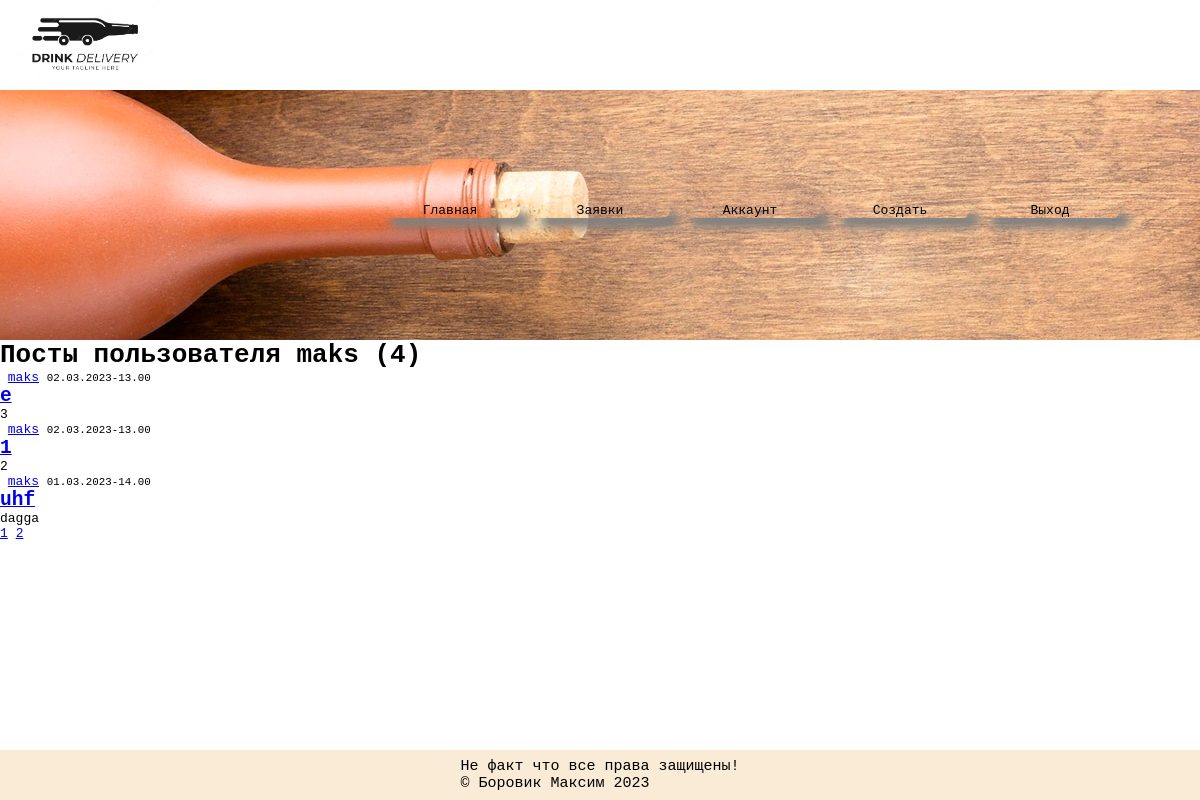
/user/maks (signed in), run on the app's committed database.
### basa/models.py (models this page shows, shortened)
class User(db.Model, UserMixin):
    __tablename__ = "users"
    id = db.Column(db.Integer, primary_key=True)
    username = db.Column(db.String(20), unique=True, nullable=False)
    email = db.Column(db.String(120), unique=True, nullable=False)
    image_file = db.Column(db.String(20), nullable=False, default='default.jpg')
    password = db.Column(db.String(60), nullable=False)
    last_seen = db.Column(db.DateTime)
    orders = db.relationship('Order', backref='author', lazy=True)

class Order(db.Model, UserMixin):
    __tablename__ = "orders"
    id = db.Column(db.Integer, primary_key=True)
    title = db.Column(db.String(200), unique=True, nullable=False)
    date_posted = db.Column(db.DateTime, nullable=False, default=datetime.now)
    content = db.Column(db.Text(), nullable=False)
    image_post = db.Column(db.String(120), nullable=False, default='default.jpg')
    user_id = db.Column(db.Integer, db.ForeignKey('users.id'), nullable=False)

### basa/user/routes.py (the view)
@users.route('/user/<string:username>')
@login_required
def user_orders(username):
    page = request.args.get('page', 1, type=int)
    user = User.query.filter_by(username=username).first_or_404()
    orders = Order.query.filter_by(author=user) \
        .order_by(Order.date_posted.desc()) \
        .paginate(page=page, per_page=3)
    return render_template('user_orders.html', title='Общий блог', orders=orders, user=user)

### basa/models.py (called while the page is built)
@login_manager.user_loader
def load_user(user_id):
    return User.query.get(int(user_id))

### basa/templates/user_orders.html (shortened to what this page needs)
{% extends 'base.html' %}
{% block content %}
<h1 class="mb-3">Посты пользователя {{ user.username }} ({{ orders.total }})</h1>
{% for order in orders.items %}
<div class="order">
    <a class="mr-2" href="{{ url_for('users.user_orders', username=order.author.username)}}">{{ order.author.username }}</a>
  <small class = "text-muted">{{ order.date_posted.strftime('%d.%m.%Y-%H.%M') }}</small>
    <h2><a class="article-title" href="{{ url_for('orders.order', order_id=order.id) }}">{{ order.title }}</a></h2>
    <p class="article-content">{{ order.content }}</p>
</div>
{% endfor %}
<div class="order_paginate">
    {% for page_num in orders.iter_pages(left_edge=1, right_edge=1, left_current=1, right_current=3) %}
        {% if page_num %}
            {% if orders.page == page_num %}
            <a class="btn btn-info mb-4" href="{{ url_for('users.user_orders', username=user.username,page=page_num) }}">{{ page_num }}</a>
            {% else %}
            <a class="btn btn-outline-success mb-4" href="{{ url_for('users.user_orders', username=user.username,page=page_num) }}">{{ page_num }}</a>
            {% endif %}
        {% else %}
            ...
    {% endif %}
    {% endfor %}
</div>
{% endblock %}

### basa/templates/base.html (shortened to what this page needs)
<!DOCTYPE html>
<html lang="en">
<head>
    <link rel="stylesheet" href="{{ url_for('static',filename='css/style.css') }}">
</head>
<body>
<div class="wrapper">
    <div class="logo">
        <img src="{{ url_for('static', filename='img/logo.png') }}">
    </div>
    {% block menu %}
    <header class="header">
        <ul class="main_menu">
            {% if current_user.is_authenticated %}
                <li><a href="{{ url_for('main.home') }}"><p>Главная</p></a></li>
                <li><a href="{{ url_for('main.blog') }}"><p>Заявки</p></a></li>
                <li><a href="{{ url_for('users.account') }}"><p>Аккаунт</p></a></li>
                <li><a href="{{ url_for('orders.new_order') }}"><p>Создать</p></a></li>
                <li><a href="{{ url_for('users.logout') }}"><p>Выход</p></a></li>
            {% else %}
                <li><a href="{{ url_for('main.home') }}"><p>Главная</p></a></li>
                <li><a href="{{ url_for('users.register') }}"><p>Регистрация</p></a></li>
                <li><a href="{{ url_for('users.login') }}"><p>Войти</p></a></li>
            {% endif %}
        </ul>
    </header>
    {% endblock menu %}
    <div class="content">
  <main role="main" class="#">
      <div class="row">
          <div class="col-md-12">
    {% block content %}{% endblock content %}
    </div>
      </div>
    </main>
</div>
    {% block main_page %}
    <div class="content">
    </div>
    {% endblock main_page %}
    {% block footer %}
    <footer class="footer">Не факт что все права защищены!<br>
        &#169; Боровик Максим 2023
    </footer>
    {% endblock footer %}
</div>
</body>
</html>

### basa/static/css/style.css (style rules this page uses)
* { margin: 0; padding: 0; }
html, body { height: 100%; }
.logo img { float:left; margin-left: 5px; width: 160px }
.header { height: 250px; }
.main_menu { display: flex; justify-content: flex-end; padding-right: 70px; }
.main_menu a { text-decoration: none; color: black; font-weight:400; }
.main_menu li { list-style: none; margin-right: 10px; width: 140px; margin-top: 10%; box-shadow: 10px 10px 10px grey; font-family: monospace; border-radius: 100px; text-align: center; }
.main_menu { display: flex; justify-content: flex-end; }
.wrapper { display: flex; flex-direction: column; height: 100%; font-family:monospace; }
.content { width: 100%; margin: 0 auto; flex: 1 0 auto; }
ul a { text-decoration: none; color: #E69138; }
.footer { display: flex; height: 50px; background-color: antiquewhite; align-items: center; justify-content: center; font-size: 15px; flex: 0 0 auto; }

### data on the page
User: username "maks"
Order: author.username "maks", date_posted "02.03.2023-13.00", title "e", content "3"
Order: author.username "maks", date_posted "02.03.2023-13.00", title "1", content "2"
Order: author.username "maks", date_posted "01.03.2023-14.00", title "uhf", content "dagga"

### other printed values
{{ orders.total }} "4"
{{ page_num }} "1"
{{ page_num }} "2"
